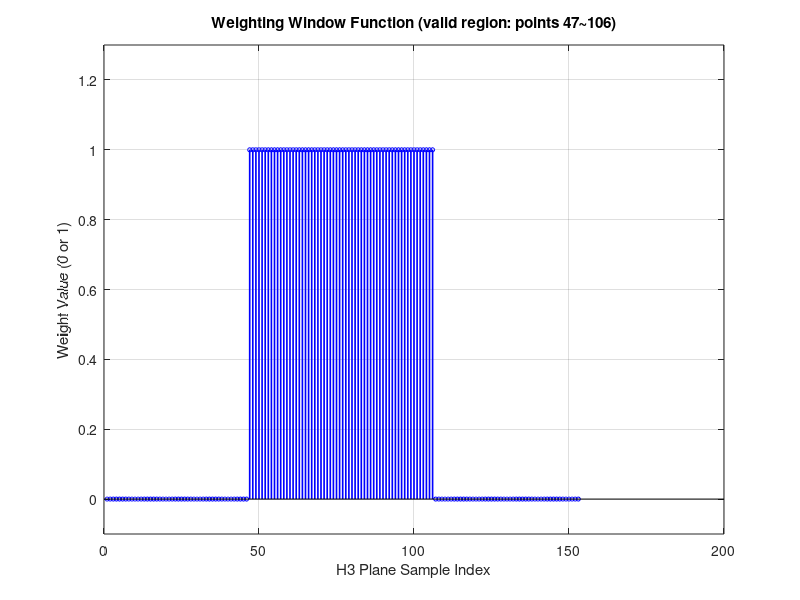

Write the MATLAB code that produced this figure.
%==========================================================================
% gen_weight_window.m
%
% Function: Generate the weighting window function for the H3 observation
%           plane and save it to Weight.txt.
%
% Principle:
%   The H3 observation plane has 153 sample points in total. The target
%   field pattern is distributed only in the central region (points 47~106).
%   The weighting window is set to 1 in this region and 0 at both ends,
%   so that the fitness evaluation focuses only on the valid signal region
%   and suppresses the interference of edge zero-field values on the
%   correlation coefficient computation.
%
% Window function structure (153 points total):
%   Points   1 ~  46: 0 (left invalid region)
%   Points  47 ~ 106: 1 (central valid region, 61 points)
%   Points 107 ~ 153: 0 (right invalid region)
%
% Output file:
%   Weight.txt  — weighting window function (1x153, integer vector of 0/1)
%
% Dependency:
%   Weight.txt generated by this script is read by eval_field_correlation.m
%   to compute the weighted correlation coefficient between the H3 field
%   and the target field pattern.
%
%==========================================================================

clc;
clear;

%% ========================================================================
%  Part 1: Parameter definition
%% ========================================================================

n3x          = 153;   % total sample points on H3 observation plane (consistent with calc_H_field.m)
window_start = 47;    % start index of the valid region (inclusive)
window_end   = 106;   % end index of the valid region (inclusive)

%% ========================================================================
%  Part 2: Build the weighting window function
%% ========================================================================

% Initialize to all zeros
h_window = zeros(1, n3x);

% Set the central valid region to 1
h_window(window_start : window_end) = 1;

n_active = window_end - window_start + 1;   % number of valid points = 61
fprintf('Window function built: total points %d, valid points %d (indices %d~%d)\n', ...
        n3x, n_active, window_start, window_end);

%% ========================================================================
%  Part 3: Save to file
%% ========================================================================

dlmwrite('Weight.txt', h_window, 'delimiter', ' ', 'precision', 4);
fprintf('Saved to: Weight.txt\n');

%% ========================================================================
%  Part 4: Preview plot
%% ========================================================================

figure(1);
stem(h_window, 'b', 'LineWidth', 1.2, 'MarkerSize', 3);
xlabel('H3 Plane Sample Index');
ylabel('Weight Value (0 or 1)');
title(sprintf('Weighting Window Function (valid region: points %d~%d)', window_start, window_end));
ylim([-0.1, 1.3]);
grid on;
